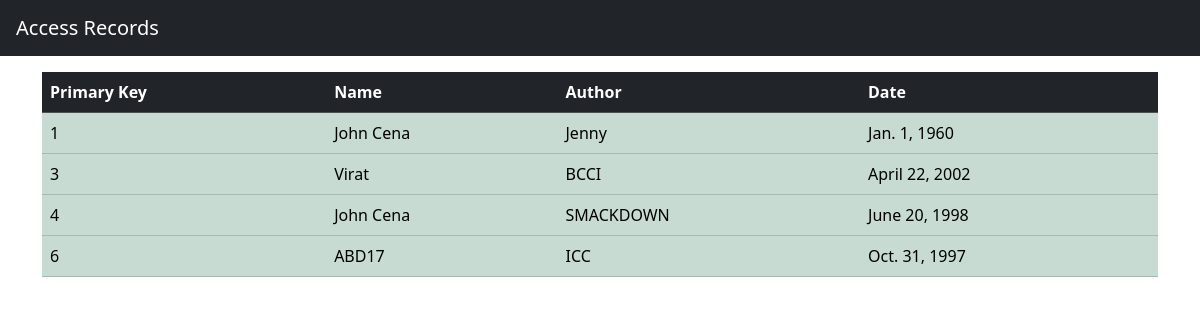
/display_accessrecord/, run on the app's committed database.
### app/models.py (models this page shows, shortened)
class AccessRecord(models.Model):
    name = models.ForeignKey(Webpage,on_delete=models.CASCADE)
    author = models.CharField(max_length=100)
    date = models.DateField()

class Webpage(models.Model):
    topic_name = models.ForeignKey(Topic,on_delete=models.CASCADE)
    name = models.CharField(max_length=100,unique = True)
    url = models.URLField()
    email = models.EmailField()
    def __str__(self):
        return self.name

### app/views.py (the view)
# urls.py: path('display_accessrecord/',display_accessrecord,name='display_accessrecord'),
def display_accessrecord(request):
    QLARO=AccessRecord.objects.all()
    d={'accessrecord':QLARO}
    return render(request,'display_accessrecord.html',d)

### templates/display_accessrecord.html (shortened to what this page needs)
<!DOCTYPE html>
<html lang="en">
<head>
    <link rel="stylesheet"  href="https://cdn.jsdelivr.net/npm/bootstrap@5.3.2/dist/css/bootstrap.min.css"/>
</head>
<body>
    <nav class="navbar bg-dark">
        <a href="" class="navbar-brand text-white ps-3">Access Records</a>
    </nav>
    <div class="container mt-3">
        <table class="table table-success table-striped">
            <thead class="table-dark">
                <th>Primary Key</th>
                <th>Name</th>
                <th>Author</th>
                <th>Date</th>
            </thead>
        {% for aro in accessrecord %}
            <tbody>
                <td>{{ aro.pk }}</td>
                <td>{{ aro.name }}</td>
                <td>{{ aro.author }}</td>
                <td>{{ aro.date }}</td>
            </tbody>
        {% endfor %}
        </table>
    </div>
</body>
</html>

### data on the page
AccessRecord: pk "1", name "John Cena", author "Jenny", date "Jan. 1, 1960"
AccessRecord: pk "3", name "Virat", author "BCCI", date "April 22, 2002"
AccessRecord: pk "4", name "John Cena", author "SMACKDOWN", date "June 20, 1998"
AccessRecord: pk "6", name "ABD17", author "ICC", date "Oct. 31, 1997"
